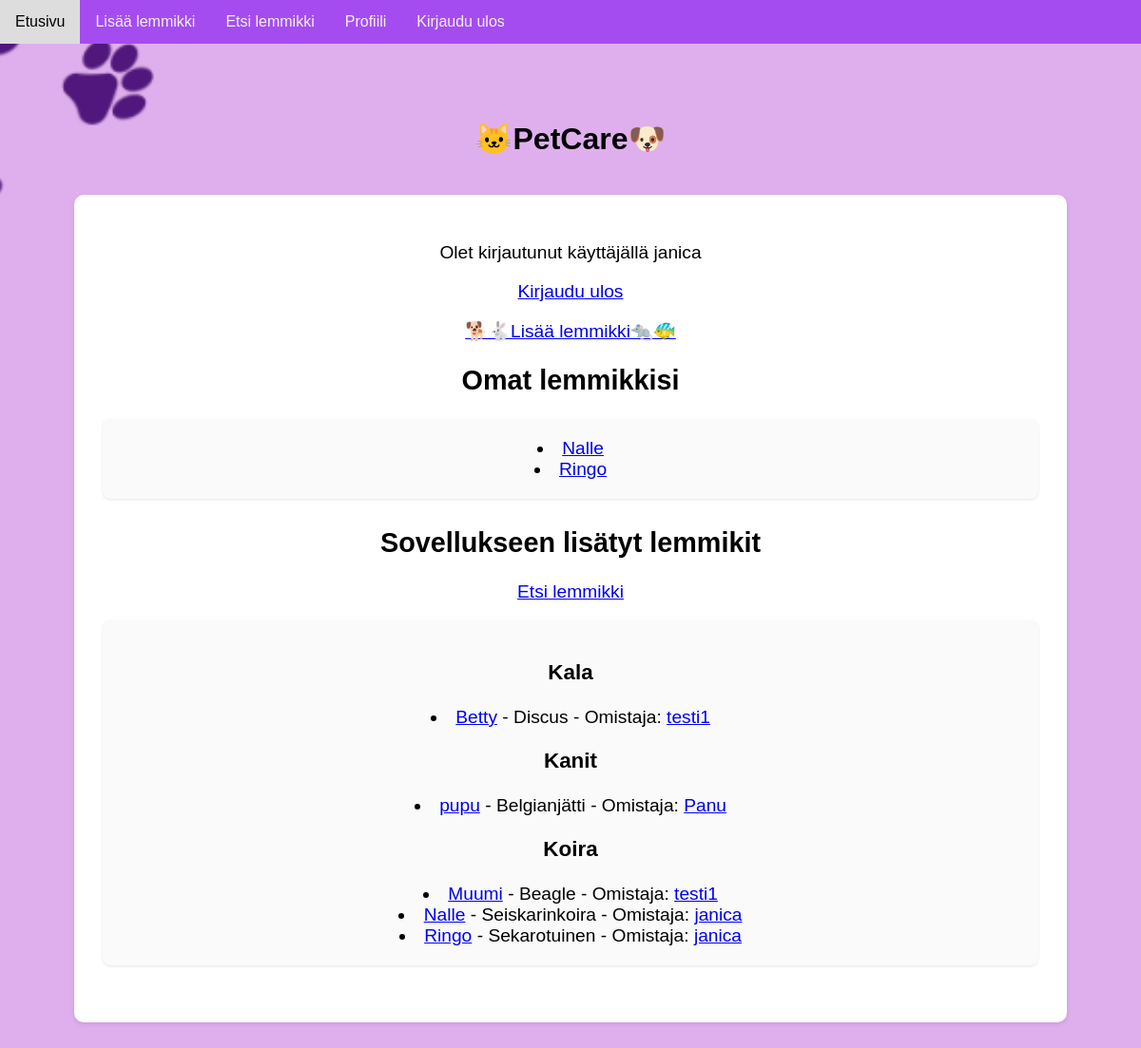
Before: / (signed in) with the older database file.
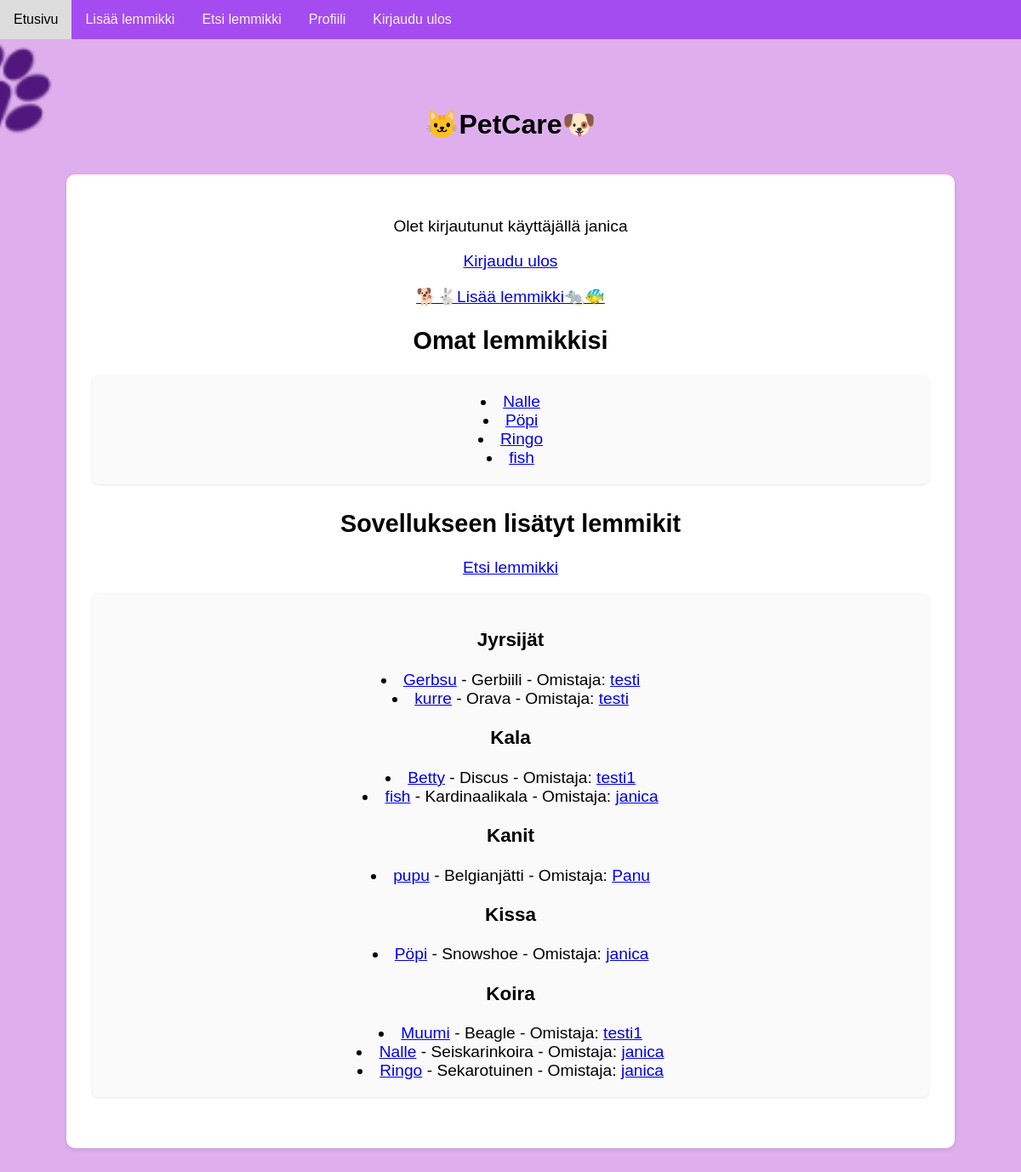
After: the same page with the newer database file.
### tables this page shows
CREATE TABLE pets (
    id INTEGER PRIMARY KEY AUTOINCREMENT,
    animal_id INTEGER NOT NULL,
    breed_id INTEGER NOT NULL,
    pet_name TEXT NOT NULL,
    description TEXT, user_id INTEGER REFERENCES users(id),
    FOREIGN KEY (animal_id) REFERENCES animals(id),
    FOREIGN KEY (breed_id) REFERENCES breeds(id)
);

CREATE TABLE animals (
    id INTEGER PRIMARY KEY AUTOINCREMENT,
    name TEXT NOT NULL
);

CREATE TABLE breeds (
    id INTEGER PRIMARY KEY AUTOINCREMENT,
    animal_id INTEGER,
    breed_name TEXT NOT NULL,
    FOREIGN KEY (animal_id) REFERENCES animals(id)
);

CREATE TABLE users (
    id INTEGER PRIMARY KEY,
    username TEXT UNIQUE,
    password_hash TEXT
);

### app.py (the view)
@app.route("/")
def index():
    if "username" in session:
        user_pets = pets.get_user_pets()
        all_pets = db.query("""
            SELECT p.id, p.pet_name, b.breed_name, a.name AS animal_name, p.user_id, u.username AS owner_username
            FROM pets p
            JOIN breeds b ON p.breed_id = b.id
            JOIN animals a ON p.animal_id = a.id
            JOIN users u ON p.user_id = u.id
            ORDER BY a.name, p.pet_name
        """)
        grouped_pets = {}
        for pet in all_pets:
            animal = pet["animal_name"]
            grouped_pets.setdefault(animal, []).append(pet)
        return render_template("index.html", pets=user_pets, grouped_pets=grouped_pets)
    else:
        return render_template("index.html", pets=None, grouped_pets=None)

### app.py (called while the page is built)
@app.context_processor
def inject_user_id():
    user_id = None
    if "username" in session:
        result = db.query("SELECT id FROM users WHERE username = ?", [session["username"]])
        if result:
            user_id = result[0][0]
    return dict(session_user_id=user_id)

@app.after_request
def add_header(response):
    response.headers["Cache-Control"] = "no-store, no-cache, must-revalidate, max-age=0"
    response.headers["Pragma"] = "no-cache"
    response.headers["Expires"] = "0"
    return response

### db.py (called while the page is built)
def get_connection():
    con = sqlite3.connect("database.db")
    con.execute("PRAGMA foreign_keys = ON")
    con.row_factory = sqlite3.Row
    return con

def query(sql, params=[]):
    con = get_connection()
    result = con.execute(sql, params).fetchall()
    con.close()
    return result

### pets.py (called while the page is built)
def get_user_id():
    if "username" not in session:
        return None
    user_query = db.query("SELECT id FROM users WHERE username = ?", [session["username"]])
    return user_query[0][0] if user_query else None

### templates/index.html (shortened to what this page needs)
{% extends "base.html" %}
{% block body_class %}home-page{% endblock %}
{% block content %}
  <div class="home-container">
    <h1>🐱PetCare🐶</h1>
    {% if session.username %}
      <div class="loggedin-container">
        <p>Olet kirjautunut käyttäjällä {{ session.username }}</p>
        <p><a href="/logout">Kirjaudu ulos</a></p>
        <p><a href="/new_pet">🐕🐇Lisää lemmikki🐀🐠</a></p>
        <h2>Omat lemmikkisi</h2>
        <div class="my-pets-box">
          {% if pets %}
              {% for pet in pets %}
                <li><a href="/pet/{{ pet.id }}">{{ pet.pet_name }}</a></li>
              {% endfor %}
          {% else %}
            <p>Sinulla ei ole vielä lisättyjä lemmikkejä.</p>
          {% endif %}
        </div>
        <h2>Sovellukseen lisätyt lemmikit</h2>
        <p><a href="/find_pet">Etsi lemmikki</a></p>
        <div class="all-pets-box">
          {% if grouped_pets %}
            {% for animal, pet_list in grouped_pets.items() %}
              <h3>{{ animal }}</h3>
                {% for pet in pet_list %}
                  <li>
                    <a href="/pet/{{ pet.id }}">{{ pet.pet_name }}</a> - {{ pet.breed_name }}
                    - Omistaja: <a href="/user/{{ pet.user_id }}">{{ pet.owner_username }}</a>
                  </li>
                {% endfor %}
            {% endfor %}
          {% else %}
            <p>Ei lemmikkejä lisätty vielä.</p>
          {% endif %}
        </div>
      </div>
    {% endif %}
  </div>
{% endblock %}

Changed rows visible on the page:
added pets: pet_name "Pöpi", name "Kissa", breed_name "Snowshoe", owner_username "janica"
added pets: pet_name "fish", breed_name "Kardinaalikala", owner_username "janica"
added pets: name "Jyrsijät", pet_name "Gerbsu", breed_name "Gerbiili", owner_username "testi"
added pets: pet_name "kurre", breed_name "Orava", owner_username "testi", shown under "Jyrsijät"
